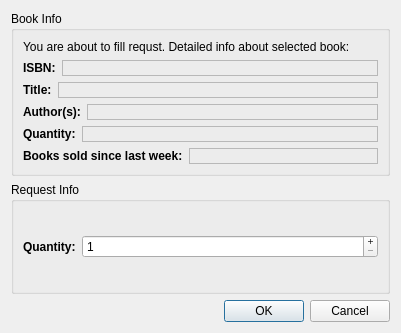
<?xml version="1.0" encoding="UTF-8"?>
<ui version="4.0">
 <class>FillRequestDialog</class>
 <widget class="QDialog" name="FillRequestDialog">
  <property name="geometry">
   <rect>
    <x>0</x>
    <y>0</y>
    <width>401</width>
    <height>333</height>
   </rect>
  </property>
  <property name="windowTitle">
   <string>Dialog</string>
  </property>
  <layout class="QVBoxLayout" name="verticalLayout">
   <item>
    <widget class="QGroupBox" name="groupBox">
     <property name="title">
      <string>Book Info</string>
     </property>
     <layout class="QVBoxLayout" name="verticalLayout_2">
      <item>
       <widget class="QLabel" name="label">
        <property name="text">
         <string>You are about to fill requst. Detailed info about selected book:</string>
        </property>
        <property name="wordWrap">
         <bool>true</bool>
        </property>
       </widget>
      </item>
      <item>
       <layout class="QHBoxLayout" name="horizontalLayout">
        <item>
         <widget class="QLabel" name="label_2">
          <property name="sizePolicy">
           <sizepolicy hsizetype="Maximum" vsizetype="Preferred">
            <horstretch>0</horstretch>
            <verstretch>0</verstretch>
           </sizepolicy>
          </property>
          <property name="font">
           <font>
            <weight>75</weight>
            <bold>true</bold>
           </font>
          </property>
          <property name="text">
           <string>ISBN:</string>
          </property>
         </widget>
        </item>
        <item>
         <widget class="QLabel" name="isbnLabel">
          <property name="frameShape">
           <enum>QFrame::StyledPanel</enum>
          </property>
          <property name="text">
           <string/>
          </property>
          <property name="textFormat">
           <enum>Qt::PlainText</enum>
          </property>
         </widget>
        </item>
       </layout>
      </item>
      <item>
       <layout class="QHBoxLayout" name="horizontalLayout_2">
        <item>
         <widget class="QLabel" name="label_3">
          <property name="sizePolicy">
           <sizepolicy hsizetype="Maximum" vsizetype="Preferred">
            <horstretch>0</horstretch>
            <verstretch>0</verstretch>
           </sizepolicy>
          </property>
          <property name="font">
           <font>
            <weight>75</weight>
            <bold>true</bold>
           </font>
          </property>
          <property name="text">
           <string>Title:</string>
          </property>
         </widget>
        </item>
        <item>
         <widget class="QLabel" name="titleLabel">
          <property name="frameShape">
           <enum>QFrame::StyledPanel</enum>
          </property>
          <property name="text">
           <string/>
          </property>
          <property name="textFormat">
           <enum>Qt::PlainText</enum>
          </property>
         </widget>
        </item>
       </layout>
      </item>
      <item>
       <layout class="QHBoxLayout" name="horizontalLayout_3">
        <item>
         <widget class="QLabel" name="label_4">
          <property name="sizePolicy">
           <sizepolicy hsizetype="Maximum" vsizetype="Preferred">
            <horstretch>0</horstretch>
            <verstretch>0</verstretch>
           </sizepolicy>
          </property>
          <property name="font">
           <font>
            <weight>75</weight>
            <bold>true</bold>
           </font>
          </property>
          <property name="text">
           <string>Author(s):</string>
          </property>
         </widget>
        </item>
        <item>
         <widget class="QLabel" name="authorsLabel">
          <property name="frameShape">
           <enum>QFrame::StyledPanel</enum>
          </property>
          <property name="text">
           <string/>
          </property>
          <property name="textFormat">
           <enum>Qt::PlainText</enum>
          </property>
         </widget>
        </item>
       </layout>
      </item>
      <item>
       <layout class="QHBoxLayout" name="horizontalLayout_4">
        <item>
         <widget class="QLabel" name="label_5">
          <property name="sizePolicy">
           <sizepolicy hsizetype="Maximum" vsizetype="Preferred">
            <horstretch>0</horstretch>
            <verstretch>0</verstretch>
           </sizepolicy>
          </property>
          <property name="font">
           <font>
            <weight>75</weight>
            <bold>true</bold>
           </font>
          </property>
          <property name="text">
           <string>Quantity:</string>
          </property>
         </widget>
        </item>
        <item>
         <widget class="QLabel" name="quantityLabel">
          <property name="frameShape">
           <enum>QFrame::StyledPanel</enum>
          </property>
          <property name="text">
           <string/>
          </property>
          <property name="textFormat">
           <enum>Qt::PlainText</enum>
          </property>
         </widget>
        </item>
       </layout>
      </item>
      <item>
       <layout class="QHBoxLayout" name="horizontalLayout_5">
        <item>
         <widget class="QLabel" name="label_6">
          <property name="sizePolicy">
           <sizepolicy hsizetype="Maximum" vsizetype="Preferred">
            <horstretch>0</horstretch>
            <verstretch>0</verstretch>
           </sizepolicy>
          </property>
          <property name="font">
           <font>
            <weight>75</weight>
            <bold>true</bold>
           </font>
          </property>
          <property name="text">
           <string>Books sold since last week:</string>
          </property>
         </widget>
        </item>
        <item>
         <widget class="QLabel" name="soldLabel">
          <property name="frameShape">
           <enum>QFrame::StyledPanel</enum>
          </property>
          <property name="text">
           <string/>
          </property>
          <property name="textFormat">
           <enum>Qt::PlainText</enum>
          </property>
         </widget>
        </item>
       </layout>
      </item>
     </layout>
    </widget>
   </item>
   <item>
    <widget class="QGroupBox" name="groupBox_2">
     <property name="title">
      <string>Request Info</string>
     </property>
     <layout class="QVBoxLayout" name="verticalLayout_3">
      <item>
       <layout class="QHBoxLayout" name="horizontalLayout_6">
        <item>
         <widget class="QLabel" name="label_7">
          <property name="sizePolicy">
           <sizepolicy hsizetype="Maximum" vsizetype="Preferred">
            <horstretch>0</horstretch>
            <verstretch>0</verstretch>
           </sizepolicy>
          </property>
          <property name="font">
           <font>
            <weight>75</weight>
            <bold>true</bold>
           </font>
          </property>
          <property name="text">
           <string>Quantity:</string>
          </property>
         </widget>
        </item>
        <item>
         <widget class="QSpinBox" name="quantityBox">
          <property name="buttonSymbols">
           <enum>QAbstractSpinBox::PlusMinus</enum>
          </property>
          <property name="minimum">
           <number>1</number>
          </property>
         </widget>
        </item>
       </layout>
      </item>
     </layout>
    </widget>
   </item>
   <item>
    <widget class="QDialogButtonBox" name="buttonBox">
     <property name="orientation">
      <enum>Qt::Horizontal</enum>
     </property>
     <property name="standardButtons">
      <set>QDialogButtonBox::Cancel|QDialogButtonBox::Ok</set>
     </property>
    </widget>
   </item>
  </layout>
 </widget>
 <resources/>
 <connections>
  <connection>
   <sender>buttonBox</sender>
   <signal>accepted()</signal>
   <receiver>FillRequestDialog</receiver>
   <slot>accept()</slot>
   <hints>
    <hint type="sourcelabel">
     <x>248</x>
     <y>254</y>
    </hint>
    <hint type="destinationlabel">
     <x>157</x>
     <y>274</y>
    </hint>
   </hints>
  </connection>
  <connection>
   <sender>buttonBox</sender>
   <signal>rejected()</signal>
   <receiver>FillRequestDialog</receiver>
   <slot>reject()</slot>
   <hints>
    <hint type="sourcelabel">
     <x>316</x>
     <y>260</y>
    </hint>
    <hint type="destinationlabel">
     <x>286</x>
     <y>274</y>
    </hint>
   </hints>
  </connection>
 </connections>
</ui>
